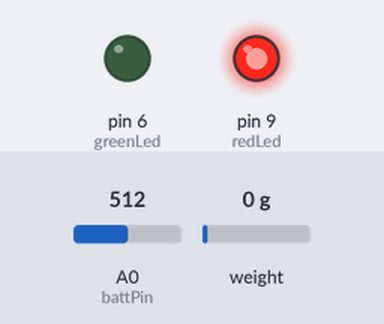
The sketch below on a simulated Arduino Mega 2560, built with avr-gcc and run on an emulated ATmega2560. On the bench: output pins drawn as LEDs (lit = HIGH). Inputs (shaded band) come from the test bench; at power-on: A0 (battPin) = 512, weight on the scale 0 g.

Above: at 5.2 s.
5.3 s: A0 (battPin) set to 691
8.3 s: A0 (battPin) set to 711
At 9.2 s:
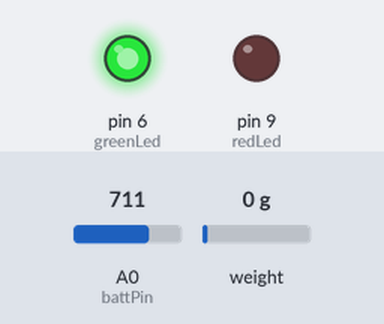
10.3 s: A0 (battPin) set to 671
13.3 s: A0 (battPin) set to 659
At 15.0 s:
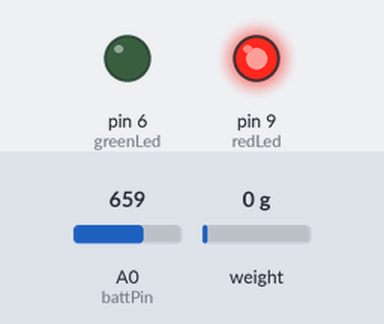
Timing chart, 0 to 16.5 s (numbered marks = the images above; inputs shaded):
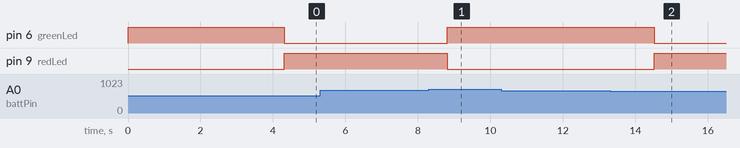

The sketch:

greenScale.ino
```cpp
#include "HX711.h"

//#define DEBUG

#ifdef DEBUG
 #define DEBUG_PRINT(x)     Serial.print (x)
 //#define DEBUG_PRINTDEC(x)     Serial.print (x, DEC)
 #define DEBUG_PRINTLN(x)  Serial.println (x)
#else
 #define DEBUG_PRINT(x)
 //#define DEBUG_PRINTDEC(x)
 #define DEBUG_PRINTLN(x)
#endif


//TO DO: State machine all the things:
//PROTOCOL:
#define CMD_START '1'
#define CMD_STOP '0'
#define CMD_TARE 't'

int greenLed=6; //power on
int redLed=9; //low batt!!
int battPin=A0; //read battery voltage

int filter_alpha = 10;

HX711 scale(2, 3);		// parameter "gain" is ommited; the default value 128 is used by the library
//#1:
double toGram = 5.68;	//hardware dependent calibration factor, TBD.
//#2:
//double toGram = 1.0/4.78;	//hardware dependent calibration factor, TBD.


void setup() {
  #ifdef DEBUG
		while(!Serial);
  		Serial.begin(19200);
  #endif

  pinMode(greenLed,OUTPUT);
  pinMode(redLed,OUTPUT);
  pinMode(battPin,INPUT);
  vBattCheck(); //do an initial battery check, to light up the leds immediately

  Serial1.begin(19200); //for the BLE module, custom baud rate, see: https://github.com/RedBearLab/Biscuit/wiki/BLEMini_BiscuitCompile#characteristics
  scale.set_scale(2280.f);    // this value is obtained by calibrating the scale with known weights; see the README for details

  scale.tare();			      // reset the scale to 0

}

//enum to hold different states:
enum states{
  TO_SLEEP,
  SLEEPING,
  AWAKEN,
  TARE,
  AWAKE
};

states state=AWAKE; //create instance of state enum.

unsigned int vBatt=1023;

void loop() {
double weight=0; //contains measured weight. Is reset at each loop.

vBattCheck();

delay(200); //for each loop cycle

DEBUG_PRINTLN(" ");
DEBUG_PRINT("State: ");

switch(state)
	{
	case TO_SLEEP:
		DEBUG_PRINTLN("TO_SLEEP");
		scale.power_down();			        // put the ADC in sleep mode
		state=SLEEPING;
		break;
	case SLEEPING:
		DEBUG_PRINTLN("SLEEPING");
		//PUT ARDUINO IN SLEEP MODE WITH WDT AND UART INTERUPT ACTIVE ??? - could conserve power.
		if(Serial1.available()) //wait for incoming data
			{
			char incoming=Serial1.read();
			DEBUG_PRINT("rx: ");
			DEBUG_PRINTLN(incoming);
			if(incoming==CMD_START) state=AWAKEN;
			}
		break;
	case AWAKEN:
		DEBUG_PRINTLN("AWAKEN");
		scale.power_up();
		state=TARE;
		break;
	case TARE:
		DEBUG_PRINTLN("TARE");
		scale.tare();
		state=AWAKE;
		break;
	case AWAKE:
		DEBUG_PRINTLN("AWAKE");
		if (Serial1.available()) //anything from BLE module?
			{
			char rx=Serial1.read();
			DEBUG_PRINT("rx: ");
			DEBUG_PRINTLN(rx);
			if(rx==CMD_STOP) state=TO_SLEEP;
			else if(rx==CMD_TARE) state=TARE;
			}
		/////////////////TODO: IS FOUR BYTES in the TempString TOO SMALL?? CHECK!!!
  		char TempString[4];  //  Hold The Convert Data
  		weight = scale.get_units()*-1*toGram; //get data from scale, and factor in calibration data.

  		DEBUG_PRINT("Weight: ");
  		for(int i = 0; i<weight;i+=100) DEBUG_PRINT('-');
  		DEBUG_PRINT("| ");
  		DEBUG_PRINTLN(weight);

  		if(weight<0) weight=0; //eliminate negative numbers
		dtostrf(weight,3,0,TempString); //dtostrf creates a char array from a float
  		//syntax: dtostrf( [doubleVar] , [sizeBeforePoint] , [sizeAfterPoint] , [WhereToStoreIt] )
		//send first four chars of string
		Serial1.write(TempString[0]);
		Serial1.write(TempString[1]);
		Serial1.write(TempString[2]);
		Serial1.write(TempString[3]);
		break;
	default:
		break;
	}


}

void vBattCheck()
{
	vBatt = (vBatt * filter_alpha + analogRead(battPin)) / (filter_alpha+1); //moving average filter

	DEBUG_PRINT("vBattRAW: ");
	DEBUG_PRINTLN(vBatt);
	DEBUG_PRINT("vBatt: ");
	DEBUG_PRINT((float)(float)5*((float)vBatt/(float)1023));
	DEBUG_PRINTLN(" V");

	if (vBatt<666) { //Approximately 3,25V (lipo danger-low voltage is at 3,2)
		digitalWrite(redLed,HIGH);
		digitalWrite(greenLed,LOW);
	}
	else {
		digitalWrite(redLed,LOW);
		digitalWrite(greenLed,HIGH);
	}
}
```

Measured:
- the behaviour switches between 698 and 699 on A0 (battPin) (found by bisection; images 0 and 1)
- the behaviour switches between 660 and 659 on A0 (battPin) (found by bisection; images 1 and 2)
- after the input at 5.3 s, every drawn part: stays the same
- after the input at 8.3 s, pin 6 (greenLed): LOW → HIGH after 0.51 s instead of 0.81 s; pin 9 (redLed): HIGH → LOW after 0.51 s instead of 0.81 s
- after the input at 10.3 s, every drawn part: stays the same
- after the input at 13.3 s, pin 6 (greenLed): HIGH → LOW after 1.2 s; pin 9 (redLed): LOW → HIGH after 1.2 s
